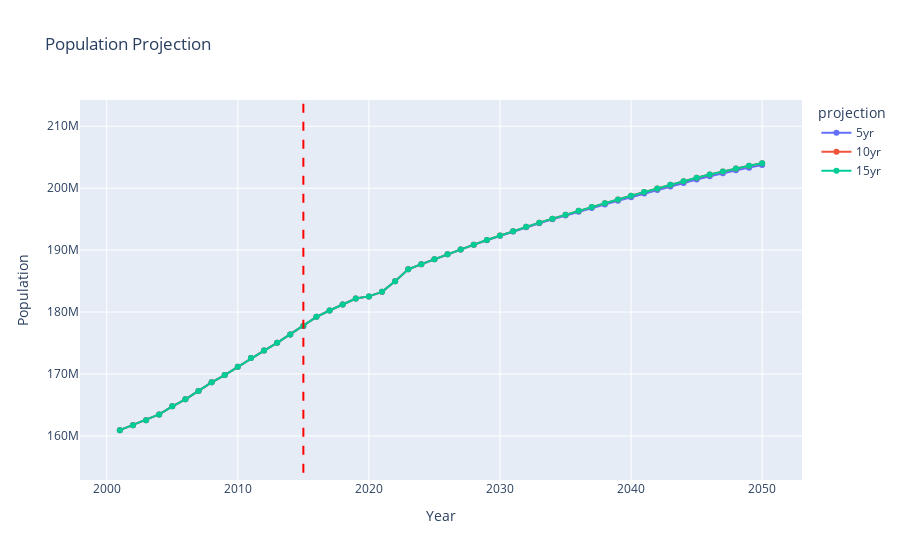

Source (notebook cell):
### Code cell
#use plotly to plot merged_population_data
fig = px.line(merged_population_data, x='year', y='value', color='projection', title='Population Projection')
#add dots to the plot
fig.update_traces(mode='markers+lines')
#add x and y axis labels
fig.update_xaxes(title_text='Year')
fig.update_yaxes(title_text='Population')
#add a line to show where the dash lines start to diverge   
fig.add_shape(type='line', x0=2015, y0=0, x1=2015, y1=2000000000, line=dict(color='red', width=2, dash='dash'))
#fit axis to the data min and max of values in value column
fig.update_yaxes(range=min_max_values)
#increase range of y axis by 5%
fig.update_yaxes(range=[min_value*0.95, max_value*1.05])
#show fig
fig.show()
